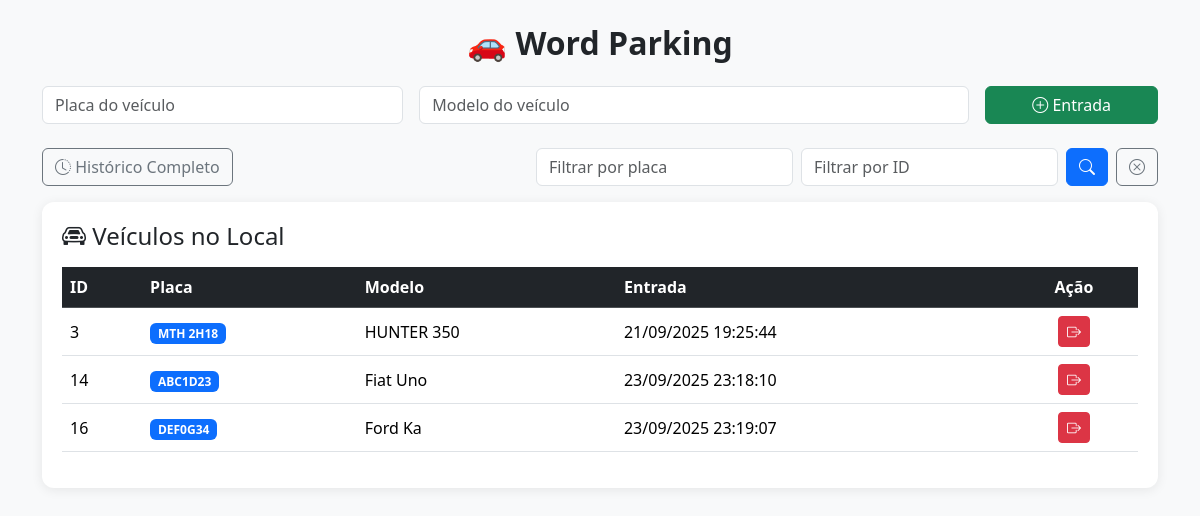
The page / on the database its author committed.
### models.py (models this page shows)
class Veiculo(Base):
    __tablename__ = "veiculos"
    __table_args__ = {"extend_existing": True}
    id = Column(Integer, primary_key=True, index=True)
    placa = Column(String, index=True)
    modelo = Column(String)
    entrada = Column(DateTime, default=datetime.utcnow)
    saida = Column(DateTime, nullable=True)

### main.py (the view)
@app.get("/", response_class=HTMLResponse)
def home(
    request: Request,
    placa: Optional[str] = Query(None),
    id_str: Optional[str] = Query(None),
    page: int = Query(1, ge=1),            # página atual
    per_page: int = Query(10, ge=1, le=100), # registros por página
    db: Session = Depends(get_db)
):
    query = db.query(Veiculo).filter(Veiculo.saida == None)
    if placa:
        query = query.filter(Veiculo.placa.ilike(f"%{placa}%"))
    if id_str and id_str.isdigit():
        query = query.filter(Veiculo.id == int(id_str))
    total = query.count()  # total de registros
    ativos = query.offset((page - 1) * per_page).limit(per_page).all()
    historico = veiculo_service.listar_historico(db)
    return templates.TemplateResponse("index.html", {
        "request": request,
        "ativos": ativos,
        "historico": historico,
        "message": None,
        "page": page,
        "per_page": per_page,
        "total": total,
        "total_pages": (total + per_page - 1) // per_page  # cálculo de páginas
    })

### templates/index.html (shortened to what this page needs)
<!DOCTYPE html>
<html lang="pt-BR">
<head>
    <link href="https://cdn.jsdelivr.net/npm/bootstrap@5.3.2/dist/css/bootstrap.min.css" rel="stylesheet">
    <link href="https://cdn.jsdelivr.net/npm/bootstrap-icons@1.10.5/font/bootstrap-icons.css" rel="stylesheet">
</head>
<body class="p-4">
<div class="container">
    <h2 class="mb-4 text-center">🚗 <strong>Word Parking</strong></h2>
    <form action="/entrada" method="post" class="row g-3 mb-4">
        <div class="col-md-4">
            <input type="text" name="placa" class="form-control" placeholder="Placa do veículo" required>
        </div>
        <div class="col-md-6">
            <input type="text" name="modelo" class="form-control" placeholder="Modelo do veículo" required>
        </div>
        <div class="col-md-2 d-grid">
            <button type="submit" class="btn btn-success"><i class="bi bi-plus-circle"></i> Entrada</button>
        </div>
    </form>
    <div class="d-flex justify-content-between align-items-center mb-3">
        <a href="/historico" class="btn btn-outline-secondary"><i class="bi bi-clock-history"></i> Histórico Completo</a>
        <form method="get" action="/" class="row g-2 align-items-center">
            <div class="col-auto">
                <input type="text" name="placa" value="{{ request.query_params.get('placa') or '' }}" class="form-control" placeholder="Filtrar por placa">
            </div>
            <div class="col-auto">
                <input type="text" name="id" value="{{ request.query_params.get('id') or '' }}" class="form-control" placeholder="Filtrar por ID">
            </div>
            <div class="col-auto">
                <button type="submit" class="btn btn-primary"><i class="bi bi-search"></i></button>
            </div>
            <div class="col-auto">
                <a href="/" class="btn btn-outline-secondary"><i class="bi bi-x-circle"></i></a>
            </div>
        </form>
    </div>
    <div class="table-container">
        <h4 class="mb-3"><i class="bi bi-car-front"></i> Veículos no Local</h4>
        <div class="table-responsive">
            <table class="table table-hover align-middle">
                <thead class="table-dark">
                    <tr>
                        <th>ID</th>
                        <th>Placa</th>
                        <th>Modelo</th>
                        <th>Entrada</th>
                        <th class="text-center">Ação</th>
                    </tr>
                </thead>
                <tbody>
                    {% for v in ativos %}
                    <tr>
                        <td>{{ v.id }}</td>
                        <td><span class="badge bg-primary">{{ v.placa }}</span></td>
                        <td>{{ v.modelo }}</td>
                        <td>{{ v.entrada.strftime("%d/%m/%Y %H:%M:%S") }}</td>
                        <td class="text-center">
                            <form action="/saida/{{ v.id }}" method="post" style="display:inline;">
                                <button class="btn btn-danger btn-sm" title="Registrar Saída">
                                    <i class="bi bi-box-arrow-right"></i>
                                </button>
                            </form>
                        </td>
                    </tr>
                    {% endfor %}
                </tbody>
            </table>
        </div>
    </div>
</div>
</body>
</html>

### templates/index.html (style rules this page uses)
body { background: #f8f9fa; }
.table-container { background: #fff; border-radius: 12px; box-shadow: 0 2px 12px rgba(0,0,0,0.08); padding: 20px; }

### rows shown on the page
Veiculo: id "3", placa "MTH 2H18", modelo "HUNTER 350", entrada "21/09/2025 19:25:44"
Veiculo: id "14", placa "ABC1D23", modelo "Fiat Uno", entrada "23/09/2025 23:18:10"
Veiculo: id "16", placa "DEF0G34", modelo "Ford Ka", entrada "23/09/2025 23:19:07"
